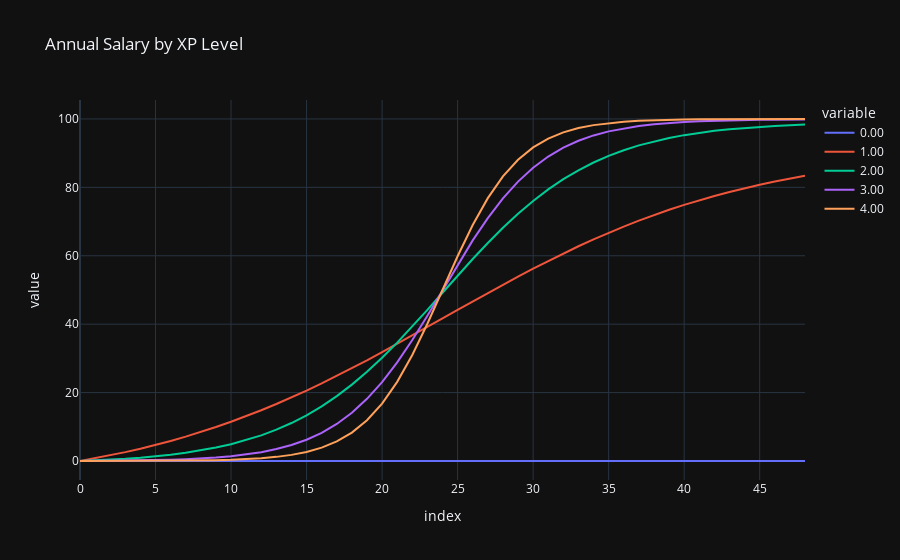

Notebook code cell kept with this figure:
### Code cell
def logistic(x, x0, k, L):
    return L/(1+np.exp(-k*(x-x0)))

max_xp = 5
max_salary = 100 # (thousand dollars per year   )

salary_data_dict ={}

for k in np.arange(0, 5, 1):
    this_salary_ladder = [logistic(x, max_xp/2, k, max_salary) for x in np.arange(0.1,5,.1)]
    this_salary_ladder -= this_salary_ladder[0]
    salary_data_dict[f"{k:.2f}"] = this_salary_ladder

df = pd.DataFrame(salary_data_dict)

fig = px.line(df, title='Annual Salary by XP Level')
fig.show()

### Figure 1 — Plotly figure (JSON) as saved in the notebook; plotly's stock layout.template omitted (floating-point values rounded to 4 significant figures)
{"data": [{"hovertemplate": "variable=0.00<br>index=%{x}<br>value=%{y}<extra></extra>", "legendgroup": "0.00", "line": {"color": "#636efa", "dash": "solid"}, "marker": {"symbol": "circle"}, "mode": "lines", "name": "0.00", "orientation": "v", "showlegend": true, "x": [0, 1, 2, 3, 4, 5, 6, 7, 8, 9, 10, 11, 12, 13, 14, 15, 16, 17, 18, 19, 20, 21, 22, 23, 24, 25, 26, 27, 28, 29, 30, 31, 32, 33, 34, 35, 36, 37, 38, 39, 40, 41, 42, 43, 44, 45, 46, 47, 48], "xaxis": "x", "y": [0.0, 0.0, 0.0, 0.0, 0.0, 0.0, 0.0, 0.0, 0.0, 0.0, 0.0, 0.0, 0.0, 0.0, 0.0, 0.0, 0.0, 0.0, 0.0, 0.0, 0.0, 0.0, 0.0, 0.0, 0.0, 0.0, 0.0, 0.0, 0.0, 0.0, 0.0, 0.0, 0.0, 0.0, 0.0, 0.0, 0.0, 0.0, 0.0, 0.0, 0.0, 0.0, 0.0, 0.0, 0.0, 0.0, 0.0, 0.0, 0.0], "yaxis": "y", "type": "scatter"}, {"hovertemplate": "variable=1.00<br>index=%{x}<br>value=%{y}<extra></extra>", "legendgroup": "1.00", "line": {"color": "#EF553B", "dash": "solid"}, "marker": {"symbol": "circle"}, "mode": "lines", "name": "1.00", "orientation": "v", "showlegend": true, "x": [0, 1, 2, 3, 4, 5, 6, 7, 8, 9, 10, 11, 12, 13, 14, 15, 16, 17, 18, 19, 20, 21, 22, 23, 24, 25, 26, 27, 28, 29, 30, 31, 32, 33, 34, 35, 36, 37, 38, 39, 40, 41, 42, 43, 44, 45, 46, 47, 48], "xaxis": "x", "y": [0.0, 0.795, 1.658, 2.592, 3.603, 4.694, 5.868, 7.129, 8.481, 9.925, 11.46, 13.1, 14.83, 16.66, 18.58, 20.59, 22.69, 24.86, 27.12, 29.44, 31.81, 34.24, 36.7, 39.18, 41.68, 44.18, 46.67, 49.13, 51.55, 53.93, 56.25, 58.5, 60.68, 62.78, 64.79, 66.71, 68.54, 70.27, 71.9, 73.44, 74.88, 76.24, 77.5, 78.67, 79.76, 80.77, 81.71, 82.57, 83.37], "yaxis": "y", "type": "scatter"}, {"hovertemplate": "variable=2.00<br>index=%{x}<br>value=%{y}<extra></extra>", "legendgroup": "2.00", "line": {"color": "#00cc96", "dash": "solid"}, "marker": {"symbol": "circle"}, "mode": "lines", "name": "2.00", "orientation": "v", "showlegend": true, "x": [0, 1, 2, 3, 4, 5, 6, 7, 8, 9, 10, 11, 12, 13, 14, 15, 16, 17, 18, 19, 20, 21, 22, 23, 24, 25, 26, 27, 28, 29, 30, 31, 32, 33, 34, 35, 36, 37, 38, 39, 40, 41, 42, 43, 44, 45, 46, 47, 48], "xaxis": "x", "y": [0.0, 0.1789, 0.3966, 0.6611, 0.9824, 1.372, 1.843, 2.413, 3.1, 3.926, 4.916, 6.098, 7.501, 9.159, 11.1, 13.37, 15.98, 18.97, 22.33, 26.08, 30.19, 34.62, 39.31, 44.2, 49.18, 54.17, 59.05, 63.75, 68.18, 72.29, 76.04, 79.4, 82.39, 85.0, 87.26, 89.21, 90.87, 92.27, 93.45, 94.44, 95.27, 95.95, 96.52, 97.0, 97.39, 97.71, 97.97, 98.19, 98.37], "yaxis": "y", "type": "scatter"}, {"hovertemplate": "variable=3.00<br>index=%{x}<br>value=%{y}<extra></extra>", "legendgroup": "3.00", "line": {"color": "#ab63fa", "dash": "solid"}, "marker": {"symbol": "circle"}, "mode": "lines", "name": "3.00", "orientation": "v", "showlegend": true, "x": [0, 1, 2, 3, 4, 5, 6, 7, 8, 9, 10, 11, 12, 13, 14, 15, 16, 17, 18, 19, 20, 21, 22, 23, 24, 25, 26, 27, 28, 29, 30, 31, 32, 33, 34, 35, 36, 37, 38, 39, 40, 41, 42, 43, 44, 45, 46, 47, 48], "xaxis": "x", "y": [0.0, 0.02607, 0.06125, 0.1087, 0.1727, 0.2589, 0.375, 0.5314, 0.7417, 1.024, 1.403, 1.909, 2.585, 3.483, 4.668, 6.223, 8.243, 10.84, 14.11, 18.17, 23.07, 28.83, 35.36, 42.48, 49.93, 57.37, 64.49, 71.02, 76.78, 81.68, 85.74, 89.02, 91.61, 93.63, 95.18, 96.37, 97.27, 97.94, 98.45, 98.83, 99.11, 99.32, 99.48, 99.59, 99.68, 99.74, 99.79, 99.82, 99.85], "yaxis": "y", "type": "scatter"}, {"hovertemplate": "variable=4.00<br>index=%{x}<br>value=%{y}<extra></extra>", "legendgroup": "4.00", "line": {"color": "#FFA15A", "dash": "solid"}, "marker": {"symbol": "circle"}, "mode": "lines", "name": "4.00", "orientation": "v", "showlegend": true, "x": [0, 1, 2, 3, 4, 5, 6, 7, 8, 9, 10, 11, 12, 13, 14, 15, 16, 17, 18, 19, 20, 21, 22, 23, 24, 25, 26, 27, 28, 29, 30, 31, 32, 33, 34, 35, 36, 37, 38, 39, 40, 41, 42, 43, 44, 45, 46, 47, 48], "xaxis": "x", "y": [0.0, 0.003331, 0.008299, 0.01571, 0.02676, 0.04325, 0.06783, 0.1045, 0.1591, 0.2405, 0.3617, 0.5419, 0.8095, 1.206, 1.792, 2.653, 3.91, 5.726, 8.31, 11.91, 16.79, 23.14, 31.0, 40.12, 49.99, 59.86, 68.99, 76.85, 83.2, 88.07, 91.68, 94.26, 96.08, 97.33, 98.19, 98.78, 99.18, 99.44, 99.62, 99.75, 99.83, 99.88, 99.92, 99.94, 99.96, 99.97, 99.98, 99.98, 99.99], "yaxis": "y", "type": "scatter"}], "layout": {"xaxis": {"anchor": "y", "domain": [0.0, 1.0], "title": {"text": "index"}}, "yaxis": {"anchor": "x", "domain": [0.0, 1.0], "title": {"text": "value"}}, "legend": {"title": {"text": "variable"}, "tracegroupgap": 0}, "title": {"text": "Annual Salary by XP Level"}}}
